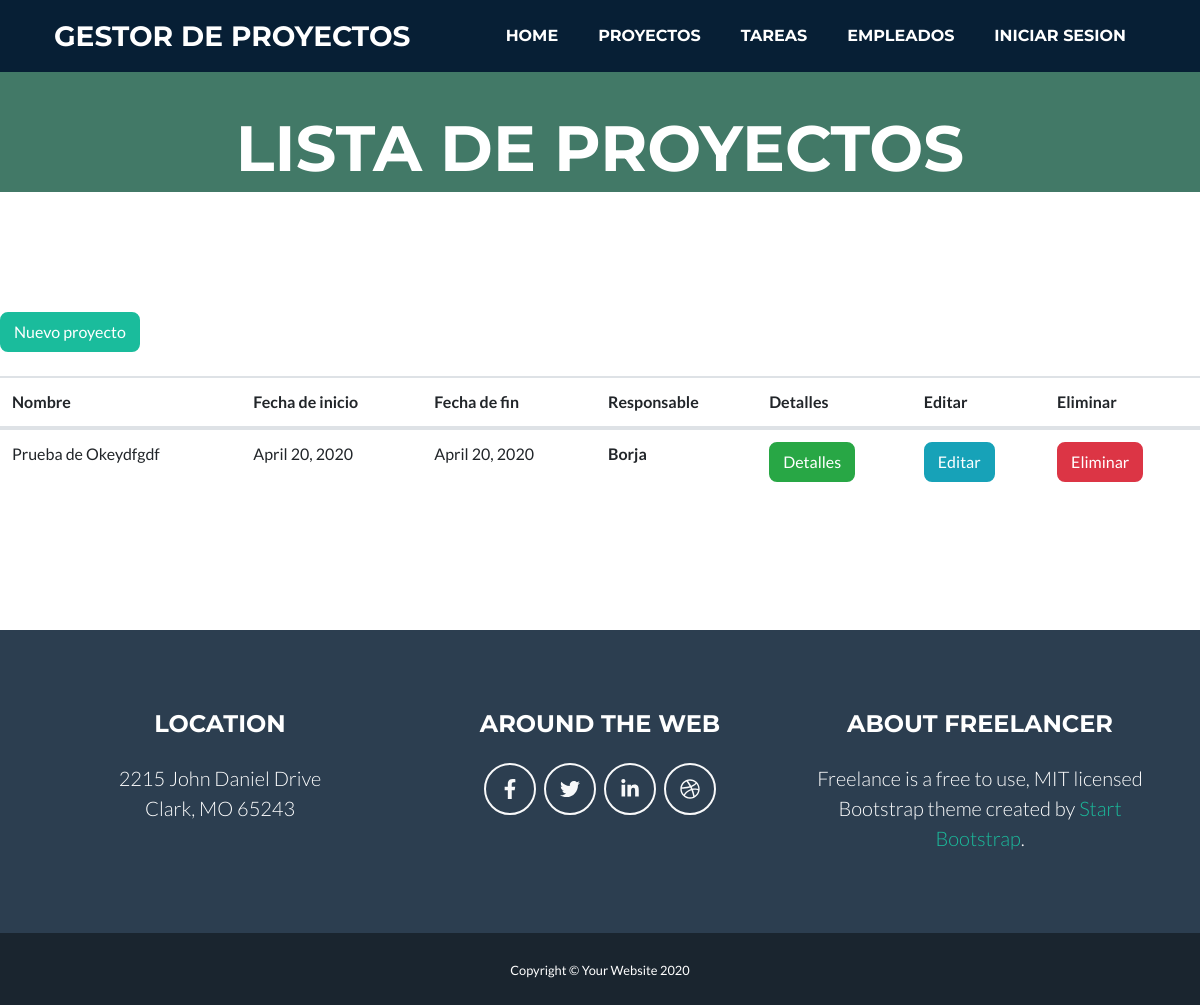
Page /appGestorProyectos/proyectos/ on the earlier database version.
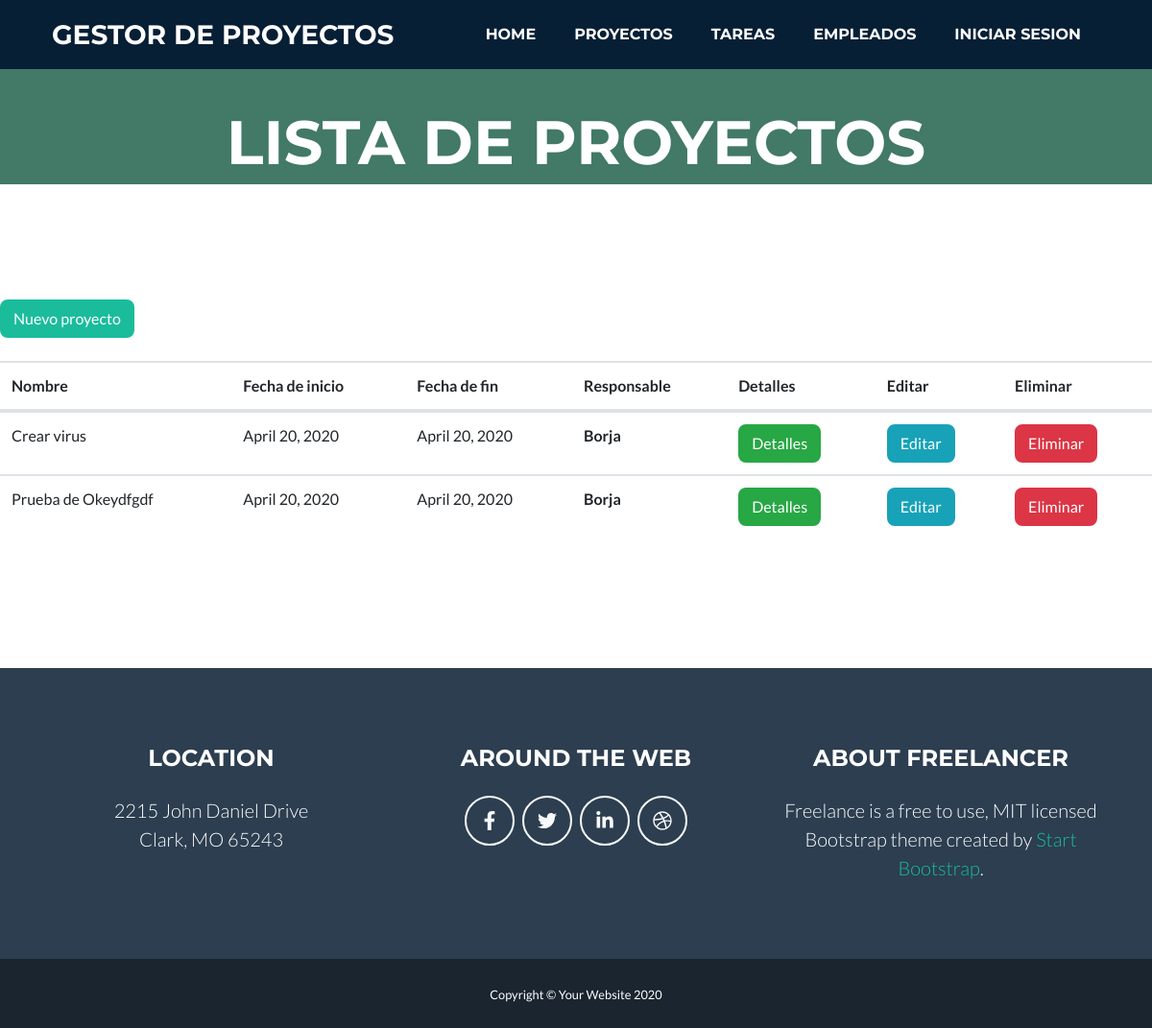
Same page on the later database version.
### appGestorProyectos/models.py (models this page shows, shortened)
class Proyecto(models.Model):
    nombre = models.CharField(max_length=50)
    descripcion = models.TextField(max_length=200)
    fecha_inicio = models.DateField(("Date"), default=date.today)
    fecha_fin = models.DateField(("Date"), default=date.today)
    presupuesto = models.IntegerField(default=0)
    nombre_cliente = models.CharField(max_length=20, default="")
    apellidos_cliente = models.CharField(max_length=50, default="")
    email_cliente = models.EmailField(max_length=100, default="")
    telefono_cliente = models.IntegerField(default=0)
    tarea = models.ManyToManyField(Tarea)
    responsable = models.ForeignKey(Empleado, on_delete=models.CASCADE)

class Empleado(models.Model):
    dni = models.CharField(max_length=9)
    nombre = models.CharField(max_length=50)
    apellidos = models.CharField(max_length=150)
    email = models.EmailField(max_length=254)
    telefono = models.IntegerField(default=0)
    def __str__(self):
        return f"{self.nombre}"

### appGestorProyectos/views.py (the view)
# urls.py: path('proyectos/', views.ProyectoListView.as_view(), name='proyecto_list'),
class ProyectoListView(ListView):
    model = Proyecto
    queryset = Proyecto.objects.order_by('nombre')
    template_name = "proyecto_list.html"
    def get_context_data(self, **kwargs):
        context = super(ProyectoListView, self).get_context_data(**kwargs)
        context['titulo_pagina'] = 'Listado de proyectos'
        return context

### appGestorProyectos/templates/proyecto_list.html
{% extends 'index.html' %}
{% load static %}
{% block header %}
    <header class="masthead bg-primary text-white text-center">
        <div class="container d-flex align-items-center flex-column">
            <h1 class="masthead-heading text-uppercase mb-0">Lista de proyectos</h1>
        </div>
    </header>
{% endblock %}
{% block main %}
<br>
<a class="btn btn-primary" href="{% url 'proyecto_form' %}">Nuevo proyecto</a>
<br>
<br>
<div>
    <table class="table">
        <thead>
            <tr>
                <th>Nombre</th>
                <th>Fecha de inicio</th>
                <th>Fecha de fin</th>
                <th>Responsable</th>
                <th>Detalles</th>
                <th>Editar</th>
                <th>Eliminar</th>
            </tr>
        </thead>
        <tbody>
            {% for proyecto in proyecto_list %}
            <tr>
                <td>{{ proyecto.nombre }}</td>
                <td>{{ proyecto.fecha_inicio }}</td>
                <td>{{ proyecto.fecha_fin }}</td>
                <th>{{ proyecto.responsable }}</th>
                <td><a class="btn btn-success" href="{% url 'proyecto' proyecto.id %}">Detalles</a> </td>
                <td><a class="btn btn-info" href="{% url 'proyecto_update' proyecto.id %}">Editar</a> </td>
                <td><a class="btn btn-danger" href="{% url 'proyecto_delete' proyecto.id %}">Eliminar</a> </td>
            </tr>
            {% endfor %}
        </tbody>
    </table>
    <br>
</div>
{% endblock %}

Differences in the rows shown:
added Proyecto: nombre "Crear virus", fecha_inicio "April 20, 2020", fecha_fin "April 20, 2020", responsable "Borja"
